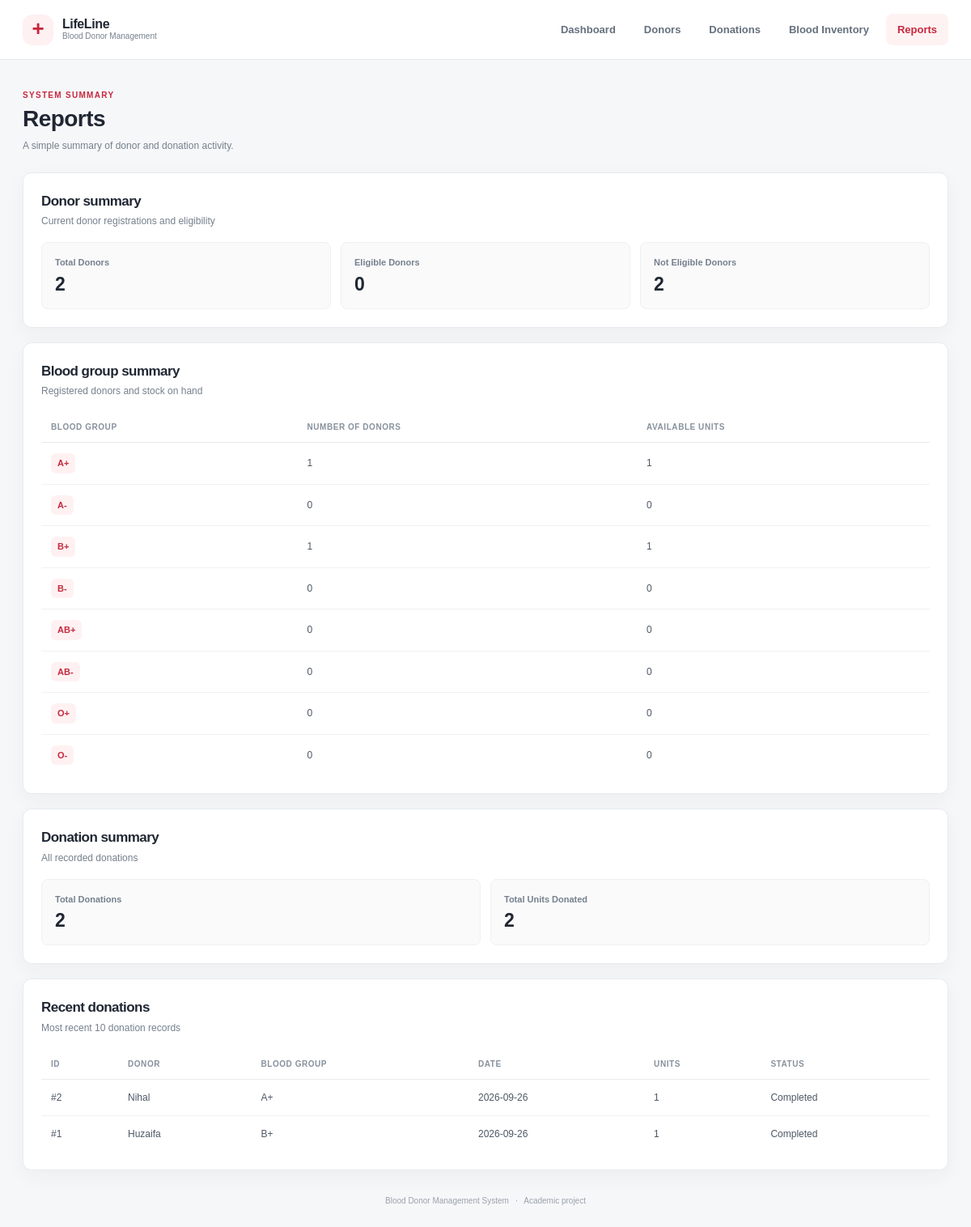
Page /reports on the committed database.
### tables this page shows
CREATE TABLE blood_inventory (
                inventory_id INTEGER PRIMARY KEY AUTOINCREMENT,
                blood_group TEXT NOT NULL UNIQUE,
                units_available INTEGER NOT NULL DEFAULT 0 CHECK(units_available >= 0),
                last_updated TEXT NOT NULL
            );

CREATE TABLE donations (
                donation_id INTEGER PRIMARY KEY AUTOINCREMENT,
                donor_id INTEGER NOT NULL REFERENCES donors(donor_id) ON DELETE CASCADE,
                donation_date TEXT NOT NULL, blood_group TEXT NOT NULL,
                units INTEGER NOT NULL CHECK(units > 0),
                donation_status TEXT NOT NULL CHECK(donation_status IN ('Completed','Cancelled')),
                remarks TEXT DEFAULT ''
            );

CREATE TABLE donors (
                donor_id INTEGER PRIMARY KEY AUTOINCREMENT,
                name TEXT NOT NULL, age INTEGER NOT NULL CHECK(age BETWEEN 18 AND 65),
                gender TEXT NOT NULL, blood_group TEXT NOT NULL,
                phone TEXT NOT NULL, email TEXT, address TEXT NOT NULL,
                last_donation_date TEXT, eligibility_status TEXT NOT NULL DEFAULT 'Eligible',
                created_date TEXT NOT NULL
            );

### app.py (the view)
@app.route("/reports")
def reports():
    with connect_db() as db:
        db.execute("UPDATE donors SET eligibility_status=CASE WHEN last_donation_date IS NULL OR date(last_donation_date)<=date('now','-90 days') THEN 'Eligible' ELSE 'Not Eligible' END")
        summary = db.execute("SELECT COUNT(*) total, SUM(CASE WHEN eligibility_status='Eligible' THEN 1 ELSE 0 END) eligible, SUM(CASE WHEN eligibility_status='Not Eligible' THEN 1 ELSE 0 END) not_eligible FROM donors").fetchone()
        groups = db.execute("SELECT i.blood_group,i.units_available,COUNT(d.donor_id) donor_count FROM blood_inventory i LEFT JOIN donors d ON d.blood_group=i.blood_group GROUP BY i.blood_group ORDER BY i.inventory_id").fetchall()
        totals = db.execute("SELECT COUNT(*) count,COALESCE(SUM(CASE WHEN donation_status='Completed' THEN units ELSE 0 END),0) units FROM donations").fetchone()
        recent = db.execute("SELECT d.*,p.name donor_name FROM donations d JOIN donors p ON p.donor_id=d.donor_id ORDER BY donation_date DESC,donation_id DESC LIMIT 10").fetchall()
    return render_template("reports.html", summary=summary, groups=groups, totals=totals, recent=recent)

### app.py (called while the page is built)
def connect_db():
    connection = sqlite3.connect(DATABASE)
    connection.row_factory = sqlite3.Row
    connection.execute("PRAGMA foreign_keys = ON")
    return connection

### templates/reports.html
{% extends 'base.html' %}{% block title %}Reports · LifeLine{% endblock %}{% block content %}
<section class="page-heading"><div><p class="eyebrow">SYSTEM SUMMARY</p><h1>Reports</h1><p class="muted">A simple summary of donor and donation activity.</p></div></section>
<section class="panel"><div class="section-title"><div><h2>Donor summary</h2><p class="muted">Current donor registrations and eligibility</p></div></div><div class="summary-grid"><div><span>Total Donors</span><strong>{{ summary.total or 0 }}</strong></div><div><span>Eligible Donors</span><strong>{{ summary.eligible or 0 }}</strong></div><div><span>Not Eligible Donors</span><strong>{{ summary.not_eligible or 0 }}</strong></div></div></section>
<section class="panel"><div class="section-title"><div><h2>Blood group summary</h2><p class="muted">Registered donors and stock on hand</p></div></div><div class="table-wrap"><table><thead><tr><th>Blood Group</th><th>Number of Donors</th><th>Available Units</th></tr></thead><tbody>{% for item in groups %}<tr><td><span class="blood-pill">{{ item.blood_group }}</span></td><td>{{ item.donor_count }}</td><td>{{ item.units_available }}</td></tr>{% endfor %}</tbody></table></div></section>
<section class="panel"><div class="section-title"><div><h2>Donation summary</h2><p class="muted">All recorded donations</p></div></div><div class="summary-grid two"><div><span>Total Donations</span><strong>{{ totals.count }}</strong></div><div><span>Total Units Donated</span><strong>{{ totals.units }}</strong></div></div></section>
<section class="panel"><div class="section-title"><div><h2>Recent donations</h2><p class="muted">Most recent 10 donation records</p></div></div>{% if recent %}<div class="table-wrap"><table><thead><tr><th>ID</th><th>Donor</th><th>Blood Group</th><th>Date</th><th>Units</th><th>Status</th></tr></thead><tbody>{% for row in recent %}<tr><td>#{{ row.donation_id }}</td><td>{{ row.donor_name }}</td><td>{{ row.blood_group }}</td><td>{{ row.donation_date }}</td><td>{{ row.units }}</td><td>{{ row.donation_status }}</td></tr>{% endfor %}</tbody></table></div>{% else %}<div class="empty-state">No donation records yet.</div>{% endif %}</section>{% endblock %}

### static/style.css (style rules this page uses)
:root { --red:#c6283d;--red-dark:#a91f32;--ink:#202733;--muted:#75808d;--line:#e8ebef;--canvas:#f6f7f9;--white:#fff;--green:#21845a;--amber:#a96308;--blue:#3973a8;--shadow:0 8px 24px rgba(29,40,55,.045) }
* { box-sizing:border-box }
body { margin:0;background:var(--canvas);color:var(--ink);font-family:'DM Sans',Arial,sans-serif;font-size:14px;line-height:1.5 }
.page-heading { display:flex;align-items:center;justify-content:space-between;margin:0 0 24px;gap:16px }
.eyebrow { color:var(--red);letter-spacing:1.3px;font-weight:700;font-size:10px;margin:0 0 5px }
h1,h2,p { margin-top:0 }
h1,h2 { font-family:'Manrope','DM Sans',sans-serif;letter-spacing:-.55px }
h1 { font-size:28px;line-height:1.2;margin-bottom:7px }
h2 { font-size:17px;margin-bottom:3px }
.muted { color:var(--muted);margin:0;font-size:12px }
.panel { background:#fff;border:1px solid var(--line);border-radius:11px;padding:22px;margin-bottom:18px;box-shadow:var(--shadow) }
.section-title { display:flex;align-items:center;justify-content:space-between;gap:16px;margin-bottom:17px }
.table-wrap { width:100%;overflow-x:auto }
table { border-collapse:collapse;width:100%;min-width:650px;text-align:left }
th { font-size:10px;letter-spacing:.55px;text-transform:uppercase;color:#87919c;font-weight:700;padding:11px 12px;border-bottom:1px solid var(--line);white-space:nowrap }
td { padding:13px 12px;border-bottom:1px solid #f0f1f3;color:#4d5865;font-size:12px;white-space:nowrap }
tbody tr:last-child td { border-bottom:0 }
.blood-pill { display:inline-block;color:var(--red);font-weight:700;background:#fff1f2;padding:4px 8px;border-radius:6px;font-size:11px }
.summary-grid { display:grid;grid-template-columns:repeat(3,1fr);gap:12px }
.summary-grid.two { grid-template-columns:repeat(2,1fr) }
.summary-grid div { padding:16px;background:#fafafb;border:1px solid #eff0f2;border-radius:8px }
.summary-grid span { display:block;color:var(--muted);font-size:11px;font-weight:600;margin-bottom:5px }
.summary-grid strong { font:800 23px 'Manrope',sans-serif }

### rows in the picture
blood_inventory: blood_group "A-", donor_count "0", units_available "0"
blood_inventory: blood_group "B-", donor_count "0", units_available "0"
blood_inventory: blood_group "AB+", donor_count "0", units_available "0"
blood_inventory: blood_group "AB-", donor_count "0", units_available "0"
blood_inventory: blood_group "O+", donor_count "0", units_available "0"
blood_inventory: blood_group "O-", donor_count "0", units_available "0"
donations: donation_id "2", donor_name "Nihal", blood_group "A+", donation_date "2026-09-26", units "1", donation_status "Completed"
donations: donation_id "1", donor_name "Huzaifa", blood_group "B+", donation_date "2026-09-26", units "1", donation_status "Completed"

### other values in the picture
{{ summary.total or 0 }} "2"
{{ summary.eligible or 0 }} "0"
{{ summary.not_eligible or 0 }} "2"
{{ item.blood_group }} "A+" "B+"
{{ item.donor_count }} "1" "1"
{{ item.units_available }} "1" "1"
{{ totals.count }} "2"
{{ totals.units }} "2"
